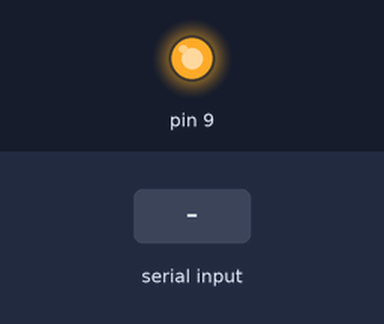
A sketch run on a simulated Arduino Uno, built with avr-gcc and run on an emulated ATmega328P. Parts: output pins drawn as LEDs (lit = HIGH). The test bench sets the inputs (shaded band). The modem accepts every AT command (registered, SIM ready, sends succeed) and sends nothing else; what the sketch prints to the serial monitor is not drawn.

Above: at 8.3 s.
8.4 s: "ON" received over the second serial link
At 9.0 s:
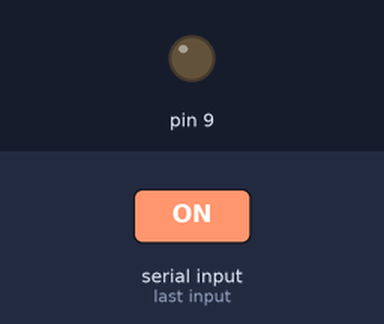
Timing chart, 0 to 40.0 s (numbered marks = the images above; inputs shaded):
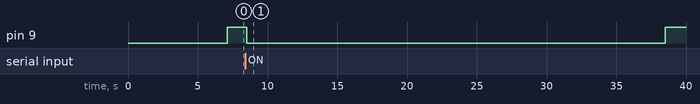

Measured:
- after the input at 8.4 s, pin 9: HIGH → LOW after 0.11 s, → HIGH 30.0 s later

The sketch:

OneTimerVersion.ino
```cpp
  #include <SoftwareSerial.h>
  SoftwareSerial SIM800 (12, 13); // 12 - RX ARDUINO (TX - SIM800L) 13 - TX ARDUINO (RX - SIM800L)
  unsigned long my_timer1;
  //unsigned long my_timer2;
  unsigned long inter1 = 30*1000;
  //unsigned long inter2 = 60*1000;

  void setup() {//время модуля на настройку
  Serial.begin(9600);   //насторойка скорости платы
  SIM800.begin(9600); //насторойка скорости модуля
  //SIM800.println("AT+CFUN=1,1");//проверка модуля на работоспособность
  delay(1000);
  SIM800.println("AT+CLIP=1;&W");
  delay(1000);
  SIM800.println("AT+GSMBUSY=0;&W");
  delay(1000);
  SIM800.println("AT+CMGF=1;&W");
  delay(1000);
  SIM800.println("AT+CNMI=1,2,0,0,0;&W");
  delay(1000);
  SIM800.println("AT+CSCLK=0;&W");
  delay(1000);
  SIM800.println("AT+CMGL=\"REC UNDEAD\";&W");
  delay(1000);
  Serial.println("Start!");
  pinMode(9, OUTPUT);
  digitalWrite(9, HIGH);
  my_timer1 = millis();
  //my_timer2 = millis();
  }
  char incomingByte;
  String inputString;
  String number = "+79854591506";;
  String message;
  bool sol = false;
  void loop()
  {
    if(SIM800.available()){
      delay(100);

      // Последовательный буфер
        inputString = ParseMessages(inputString);
        if(inputString.indexOf("ON") > -1)
        {
          //message = "Start system.";
          //SendSMS(number, message);
          my_timer1 = millis();

          Serial.println("Hell");
          Serial.println(my_timer1);
        }

          while(inputString.indexOf("OFF") == -1 && inputString.indexOf("ON") > -1)
          {
              //message = "System is working.";
              //SendSMS(number, message);
              digitalWrite(9, LOW);
              //my_timer2 = millis();
              Serial.println(millis() - my_timer1);
              while(millis() - my_timer1 >= inter1)
              {
                digitalWrite(9, HIGH);
                inputString = ParseMessages(inputString);
                //Serial.println(millis() - my_timer2);
                if(millis() - my_timer1 >= inter1 + 60000 || inputString.indexOf("OFF") > -1 )
                {
                  my_timer1 = millis();
                  //my_timer2 = millis();
                  break;
                }
              }
          }
         if (inputString.indexOf("OFF") > -1){
            digitalWrite(9, HIGH);
            message = "System has stopped working.";
            SendSMS(number, message);
            }
        delay(50);
        // Удалить сообщения

        if (inputString.indexOf("OK") == -1){
          SIM800.println("AT+CMGDA=\"DEL ALL\"");
          delay(1000);
          }
      inputString = "";
    }
  }
void SendSMS(String number, String message)
{
  SIM800.print("AT+CMGS=\"+79854591506\"\r");
  delay(500);
  SIM800.print(message + "\r");
  delay(500);
  SIM800.write(0x1A);
  delay(500);
}

  String ParseMessages(String s)
  {
    char incomingBytes;
    while(SIM800.available())
    {
      incomingBytes = SIM800.read();
      s += incomingBytes;
    }
    delay(10);
    //Serial.println(s);
    s.toUpperCase();
    return s;
  }
```
